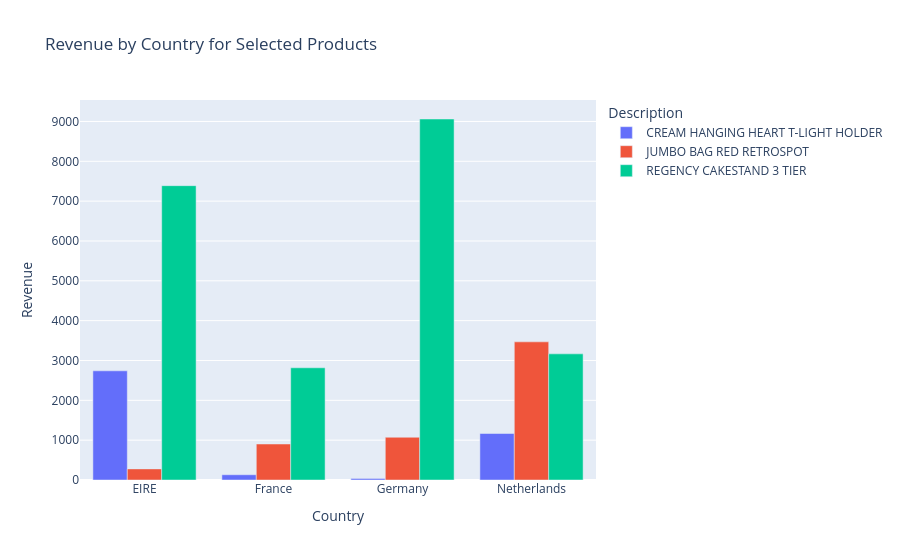

Notebook source saved alongside this figure:
### Code cell
#Filtering the Data for Selected Products & Countries
filtered_data = data[data['Description'].isin(product_list) & data['Country'].isin(country_list)]

#Grouping the data by Country & Product to calculate the total revenue
summary_data = filtered_data.groupby(['Country', 'Description'])['Revenue'].sum().reset_index()

#Interactive bar chart
fig = px.bar(summary_data, x='Country', y='Revenue', color='Description', 
             barmode='group', 
             title='Revenue by Country for Selected Products')

fig.show()

### Figure 1 — Plotly figure (JSON) as saved in the notebook; plotly's stock layout.template omitted (floating-point values rounded to 4 significant figures)
{"data": [{"alignmentgroup": "True", "hovertemplate": "Description=CREAM HANGING HEART T-LIGHT HOLDER<br>Country=%{x}<br>Revenue=%{y}<extra></extra>", "legendgroup": "CREAM HANGING HEART T-LIGHT HOLDER", "marker": {"color": "#636efa", "pattern": {"shape": ""}}, "name": "CREAM HANGING HEART T-LIGHT HOLDER", "offsetgroup": "CREAM HANGING HEART T-LIGHT HOLDER", "orientation": "v", "showlegend": true, "textposition": "auto", "type": "bar", "x": ["EIRE", "France", "Germany", "Netherlands"], "xaxis": "x", "y": [2741.0, 131.8, 35.4, 1167], "yaxis": "y"}, {"alignmentgroup": "True", "hovertemplate": "Description=JUMBO BAG RED RETROSPOT<br>Country=%{x}<br>Revenue=%{y}<extra></extra>", "legendgroup": "JUMBO BAG RED RETROSPOT", "marker": {"color": "#EF553B", "pattern": {"shape": ""}}, "name": "JUMBO BAG RED RETROSPOT", "offsetgroup": "JUMBO BAG RED RETROSPOT", "orientation": "v", "showlegend": true, "textposition": "auto", "type": "bar", "x": ["EIRE", "France", "Germany", "Netherlands"], "xaxis": "x", "y": [278.7, 903.4, 1073.0, 3468], "yaxis": "y"}, {"alignmentgroup": "True", "hovertemplate": "Description=REGENCY CAKESTAND 3 TIER<br>Country=%{x}<br>Revenue=%{y}<extra></extra>", "legendgroup": "REGENCY CAKESTAND 3 TIER", "marker": {"color": "#00cc96", "pattern": {"shape": ""}}, "name": "REGENCY CAKESTAND 3 TIER", "offsetgroup": "REGENCY CAKESTAND 3 TIER", "orientation": "v", "showlegend": true, "textposition": "auto", "type": "bar", "x": ["EIRE", "France", "Germany", "Netherlands"], "xaxis": "x", "y": [7389.0, 2817.0, 9062.0, 3166.0], "yaxis": "y"}], "layout": {"barmode": "group", "legend": {"title": {"text": "Description"}, "tracegroupgap": 0}, "title": {"text": "Revenue by Country for Selected Products"}, "xaxis": {"anchor": "y", "domain": [0, 1], "title": {"text": "Country"}}, "yaxis": {"anchor": "x", "domain": [0, 1], "title": {"text": "Revenue"}}}}
